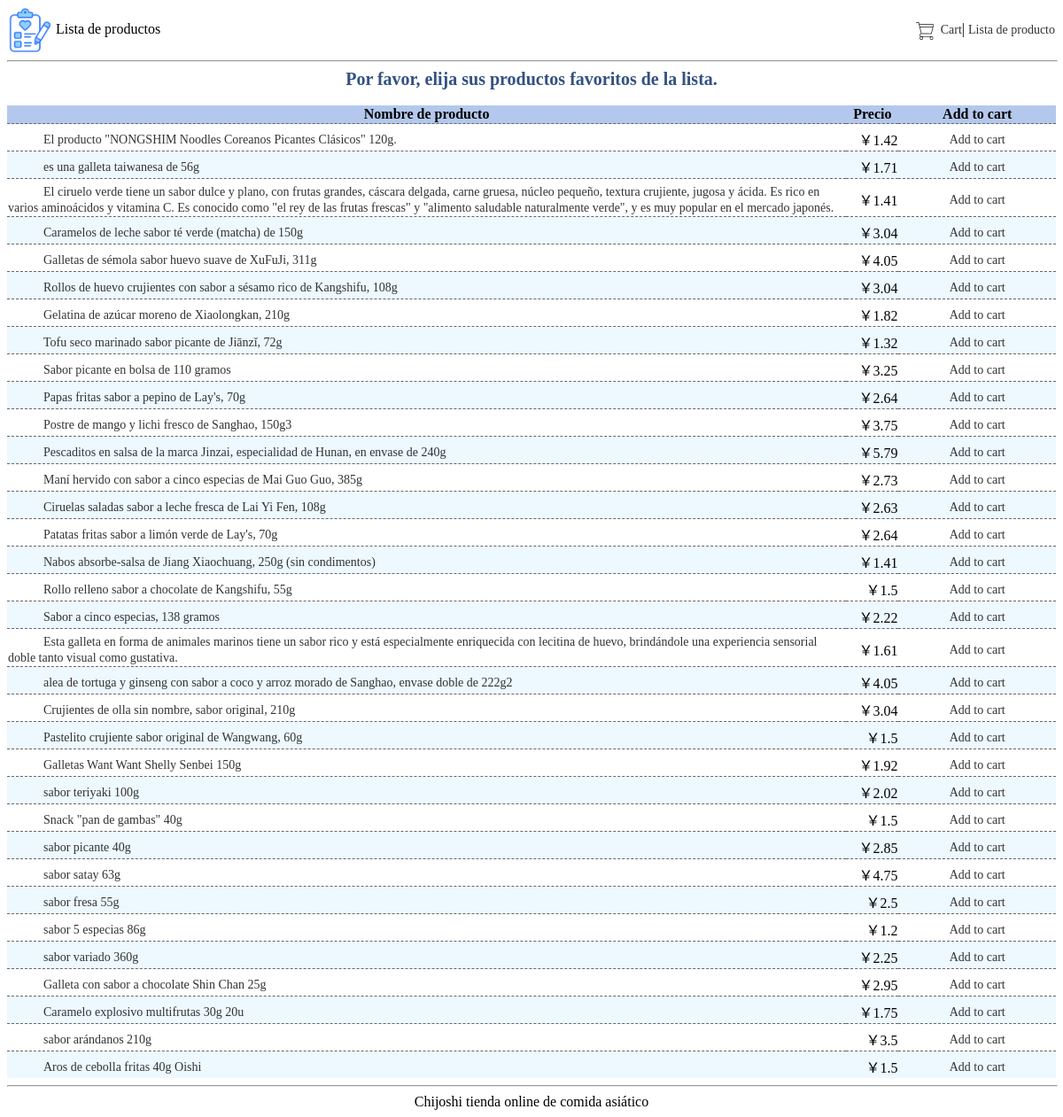
/list (signed in), run on the app's committed database.
### app/models.py (models this page shows)
class Goods(Base):
    __tablename__ = 'goods'
    id = Column('id', Integer, primary_key=True)
    name = Column('name', String(100), nullable=False)
    price = Column('price', Float)
    description = Column('description', String(200))
    image = Column('image', String(100))
    orderLineItems = relationship('OrderLineItem')  # OrderLineItem模型

### app/views.py (the view)
@app.route('/list')
def show_goods_list():
    if 'customer' not in session.keys():
        flash('Aún no has iniciado sesión. Por favor, inicia sesión.')
        return redirect(url_for('login'))
    goodslist = db.session.query(Goods).all()
    return render_template('goods_list.html', list=goodslist)

### app/templates/goods_list.html (shortened to what this page needs)
{% extends "base2.html" %}
{% block body %}
<table width="100%" border="0" align="center">
    <tr>
        <td width="616">
            <img src="{{ url_for('static', filename='images/list.png') }}" width="50" align="absmiddle"/>
            <span>Lista de productos</span>
        </td>
        {% include 'goods_header.html' %}
    </tr>
</table>
<hr width="100%"/>
<div class="text3" align="center">Por favor, elija sus productos favoritos de la lista.</div>
<br>
<table width="100%" border="0" align="center">
    <tr bgcolor="#b4c8ed">
        <th>Nombre de producto</th>
        <th width="5%">Precio</th>
        <th width="15%">Add to cart</th>
    </tr>
  {% for goods in list %}
    <tr bgcolor={{ loop.cycle('#ffffff', '#edf8ff') }}>
        <td class="col1"><a href="/detail?id={{ goods.id }}">{{ goods.description }}</a></td>
        <td class="col2">￥{{ goods.price}}</td>
        <td class="col3"><a href="/add?id={{ goods.id }}&name={{ goods.name }}&price={{ goods.price }}">Add to cart</a></td>
    </tr>
  {% endfor %}
</table>
{% endblock %}

### app/templates/base2.html (shortened to what this page needs)
<!doctype html>
<html lang="en">
<head>
    <link rel="stylesheet" type="text/css" href="{{ url_for('static', filename='css/public.css') }}">
</head>
<body>
{% block body %}{% endblock %}
<div class="footer">
    <hr width="100%"/>
    Chijoshi tienda online de comida asiático
</div>
</body>
</html>

### app/templates/goods_header.html
 <td width="734" align="right">
     <img src="{{ url_for('static', filename='images/mycar1.jpg') }}" align="absmiddle"/>
     <a href="/cart">&nbsp;Cart</a>|
     <a href="/list">Lista de producto</a>
 </td>

### app/static/css/public.css (style rules this page uses)
a:link { font-size: 14px; color: #333333; text-decoration: none; }
div.footer { text-align: center; }
.text3 { color: #335182; font-weight: bold; font-size: 20px; }

### app/templates/goods_list.html (style rules this page uses)
table { border-collapse: collapse; }
.col1 { padding-top: 5px; border-top: 1px dashed #666666; text-indent: 40px }
.col2 { padding-top: 5px; border-top: 1px dashed #666666; text-align: right; }
.col3 { padding-top: 5px; border-top: 1px dashed #666666; text-align: center; }

### data on the page
Goods: description "El producto \"NONGSHIM Noodles Coreanos Picantes Clásicos\" 120g.", price "1.42"
Goods: description "es una galleta taiwanesa de 56g", price "1.71"
Goods: description "El ciruelo verde tiene un sabor dulce y plano, con frutas grandes, cáscara delgada, carne gruesa, núcleo pequeño, textura crujiente, jugosa y ácida. Es rico en varios aminoácidos y vitamina C. Es conocido como \"el rey de las frutas frescas\" y \"alimento saludable naturalmente verde\", y es muy popular en el mercado japonés.", price "1.41"
Goods: description "Caramelos de leche sabor té verde (matcha) de 150g", price "3.04"
Goods: description "Galletas de sémola sabor huevo suave de XuFuJi, 311g", price "4.05"
Goods: description "Rollos de huevo crujientes con sabor a sésamo rico de Kangshifu, 108g", price "3.04"
Goods: description "Gelatina de azúcar moreno de Xiaolongkan, 210g", price "1.82"
Goods: description "Tofu seco marinado sabor picante de Jiānzǐ, 72g", price "1.32"
Goods: description "Sabor picante en bolsa de 110 gramos", price "3.25"
Goods: description "Papas fritas sabor a pepino de Lay's, 70g", price "2.64"
Goods: description "Postre de mango y lichi fresco de Sanghao, 150g3", price "3.75"
Goods: description "Pescaditos en salsa de la marca Jinzai, especialidad de Hunan, en envase de 240g", price "5.79"
Goods: description "Maní hervido con sabor a cinco especias de Mai Guo Guo, 385g", price "2.73"
Goods: description "Ciruelas saladas sabor a leche fresca de Lai Yi Fen, 108g", price "2.63"
Goods: description "Patatas fritas sabor a limón verde de Lay's, 70g", price "2.64"
Goods: description "Nabos absorbe-salsa de Jiang Xiaochuang, 250g (sin condimentos)", price "1.41"
Goods: description "Rollo relleno sabor a chocolate de Kangshifu, 55g", price "1.5"
Goods: description "Sabor a cinco especias, 138 gramos", price "2.22"
Goods: description "Esta galleta en forma de animales marinos tiene un sabor rico y está especialmente enriquecida con lecitina de huevo, brindándole una experiencia sensorial doble tanto visual como gustativa.", price "1.61"
Goods: description "alea de tortuga y ginseng con sabor a coco y arroz morado de Sanghao, envase doble de 222g2", price "4.05"
Goods: description "Crujientes de olla sin nombre, sabor original, 210g", price "3.04"
Goods: description "Pastelito crujiente sabor original de Wangwang, 60g", price "1.5"
Goods: description "Galletas Want Want Shelly Senbei 150g", price "1.92"
Goods: description "sabor teriyaki 100g", price "2.02"
Goods: description "Snack \"pan de gambas\" 40g", price "1.5"
Goods: description "sabor picante 40g", price "2.85"
Goods: description "sabor satay 63g", price "4.75"
Goods: description "sabor fresa 55g", price "2.5"
Goods: description "sabor 5 especias 86g", price "1.2"
Goods: description "sabor variado 360g", price "2.25"
Goods: description "Galleta con sabor a chocolate Shin Chan 25g", price "2.95"
Goods: description "Caramelo explosivo multifrutas 30g 20u", price "1.75"
Goods: description "sabor arándanos 210g", price "3.5"
Goods: description "Aros de cebolla fritas 40g Oishi", price "1.5"
